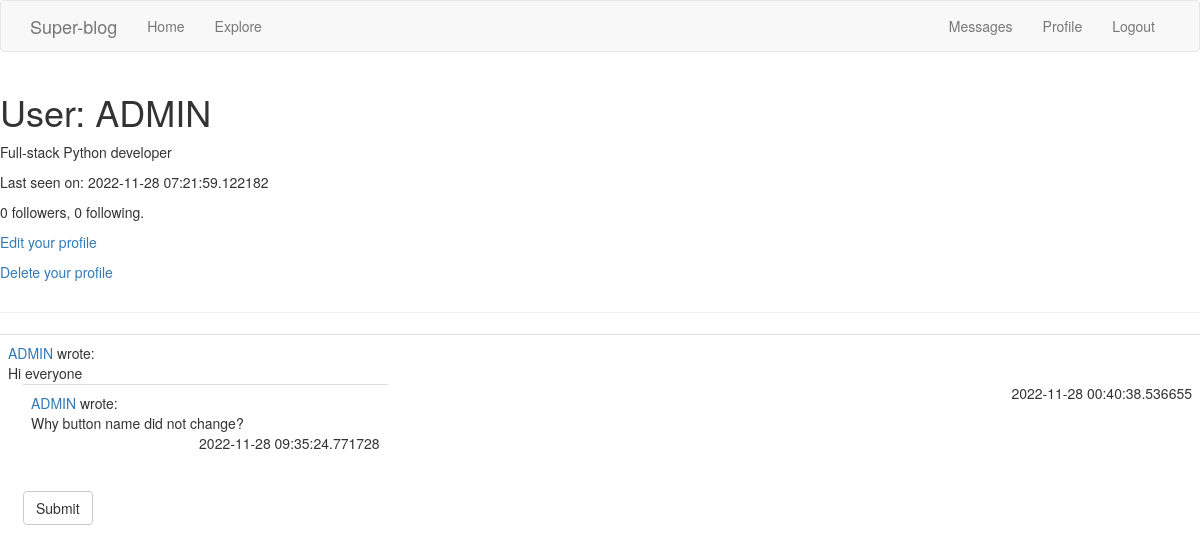
The page /user/ADMIN (signed in) on the database its author committed.
### app/models.py (models this page shows, shortened)
class User(UserMixin, db.Model):
    id = db.Column(db.Integer, primary_key=True)
    username = db.Column(db.String(64), index=True, unique=True)
    email = db.Column(db.String(120), index=True, unique=True)
    password_hash = db.Column(db.String(128))
    posts = db.relationship('Post', backref='author', lazy='dynamic')
    comments = db.relationship('Comment', backref='author', lazy='dynamic')
    bio = db.Column(db.String(140))
    last_seen = db.Column(db.DateTime, default=datetime.now)
    followed = db.relationship(
        'User', secondary=followers,
        primaryjoin=(followers.c.follower_id == id),
        secondaryjoin=(followers.c.followed_id == id),
        backref=db.backref('followers', lazy='dynamic'), lazy='dynamic')
    messages_sent = db.relationship('Message',
                                    foreign_keys='Message.sender_id',
                                    backref='author', lazy='dynamic')
    messages_received = db.relationship('Message',
                                        foreign_keys='Message.recipient_id',
                                        backref='recipient', lazy='dynamic')
    last_message_read_time = db.Column(db.DateTime)
    def new_messages(self):
        last_read_time = self.last_message_read_time or datetime(1970, 1, 1)
        return Message.query.filter_by(recipient=self).filter(
            Message.timestamp > last_read_time).count()

class Post(db.Model):
    id = db.Column(db.Integer, primary_key=True)
    body = db.Column(db.String(300))
    timestamp = db.Column(db.DateTime, index=True, default=datetime.now)
    user_id = db.Column(db.Integer, db.ForeignKey('user.id'))
    replies = db.relationship('Comment',
                              foreign_keys='Comment.parent_id',
                              backref='root', lazy='dynamic')

class Comment(db.Model):
    id = db.Column(db.Integer, primary_key=True)
    body = db.Column(db.String(300))
    timestamp = db.Column(db.DateTime, index=True, default=datetime.now)
    user_id = db.Column(db.Integer, db.ForeignKey('user.id'))
    parent_id = db.Column(db.Integer, db.ForeignKey('post.id'))

### app/routes.py (the view)
@app.route('/user/<username>')
@login_required
def user(username):
    user = User.query.filter_by(username=username).first_or_404()
    posts = user.posts.order_by(Post.timestamp.desc()).all()
    form = EmptyForm()
    return render_template('user.html', user=user, posts=posts, form=form)

### app/forms.py
class EmptyForm(FlaskForm):
    submit = SubmitField('Submit')

### app/models.py (called while the page is built)
@login.user_loader
def load_user(id):
    return User.query.get(int(id))

### app/routes.py (called while the page is built)
@app.before_request
def before_request():
    if current_user.is_authenticated:
        current_user.last_seen = datetime.utcnow()
        db.session.commit()

### app/templates/user.html (shortened to what this page needs)
{% extends "base.html" %}
{% block content %}
<table>
  <tr valign="top">
    <td>
      <h1>User: {{ user.username }}</h1>
      {% if user.bio %}<p>{{ user.bio }}</p>{% endif %}
      {% if user.last_seen %}<p>Last seen on: {{ user.last_seen }}</p>{% endif %}
      <p>{{ user.followers.count() }} followers, {{ user.followed.count() }} following.</p>
      {% if user == current_user %}
      <p><a href="{{ url_for('edit_profile') }}">Edit your profile</a></p>
      <p><a href="{{ url_for('delete_profile') }}">Delete your profile</a></p>
      {% endif %}
    </td>
  </tr>
</table>
<hr>
{% for post in posts %}
{% include '_post.html' %}
{% endfor %}
{% endblock %}

### app/templates/_post.html
{% import 'bootstrap/wtf.html' as wtf %}
<table class="table table-hover">
  <tr>
    <div class="col-md-4">
      <td>
          {% if post.author.username %}
          <a href="{{ url_for('user', username=post.author.username) }}">
              {{ post.author.username }}
          </a>
          {% else %}
          DELETED
          {% endif %}
          wrote:
          <br>
          {{ post.body }}
          <br>
          <div class="col-md-4">
            {% block content %}
              {% for comment in post.replies %}
                  {% include '_comment.html' %}
              {% endfor %}
            {% endblock %}
            <form method="post" action="/reply_to/{{post.id}}">
            {% if form %}
            {{ wtf.quick_form(form) }}
            {% endif %}
            </form>
          </div>
          <p align="right">{{ post.timestamp }}</p>
      </td>
    </div>
  </tr>
</table>

### app/templates/_comment.html
{% import 'bootstrap/wtf.html' as wtf %}
<table class="table table-hover">
  <tr>
    <div class="col-md-4">
      <td>
        {% if comment.author.username %}
        <a href="{{ url_for('user', username=comment.author.username) }}">
          {{ comment.author.username }}
        </a>
        {% else %}
        DELETED
        {% endif %}
          wrote:
          <br>
          {{ comment.body }}
          <br>
          <p align="right">{{ comment.timestamp }}</p>
      </td>
    </div>
  </tr>
</table>

### rows shown on the page
User: username "ADMIN", bio "Full-stack Python developer", last_seen "2022-11-28 07:21:59.122182"
Post: author.username "ADMIN", body "Hi everyone", timestamp "2022-11-28 00:40:38.536655"
Comment: author.username "ADMIN", body "Why button name did not change?", timestamp "2022-11-28 09:35:24.771728"

### other values the page prints
{{ user.followers.count() }} "0"
{{ user.followed.count() }} "0"
